Frame 1 (no input): blank canvas, image omitted
Frame 60 (the mouse pressed at the canvas centre just before this capture): blank canvas, image omitted
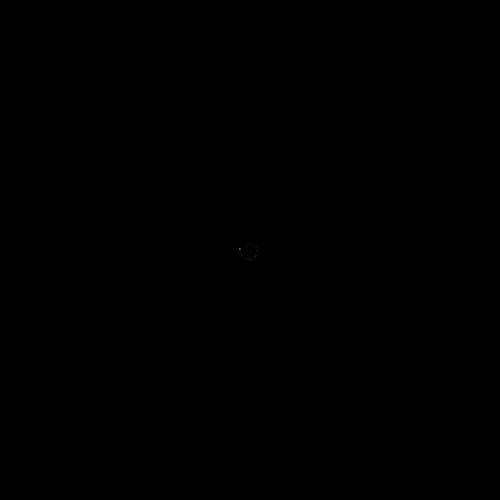
Frame 120 (the mouse held since frame 60 and released just before this capture)

The Processing sketch whose frames 1 and 60 were blank and that drew this single picture after the mouse press (run headless with seeded random() and noise(); from frame 60 on, the mouse is pressed at the canvas centre):

// Processing sketch: processing_152666
// ── processing_152666.pde

float angulo = 0.0;
float centro = 250;
float radio = 1;

void setup() {
 size(500, 500);
 background(0);
 
}
void draw() {
 
 
 float x = centro + cos(angulo) * radio;
 float y = centro + sin(angulo) * radio;
 fill(random(255),random(255), random(255));
 ellipse( x, y, 3, 3);
 angulo+=0.08;
 radio+=0.08;


}
